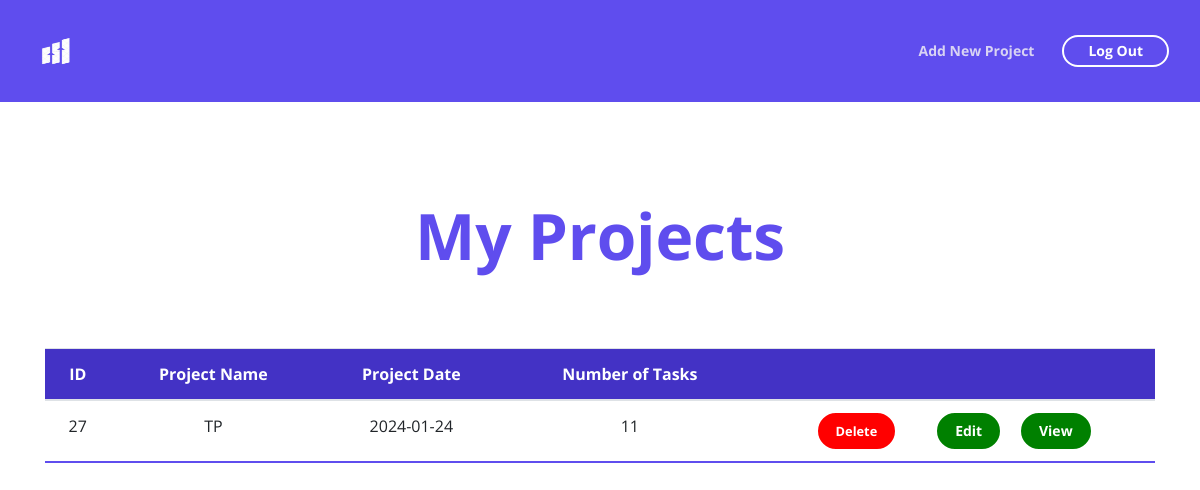
Page /mesProjects.php (signed in) on the earlier database version.
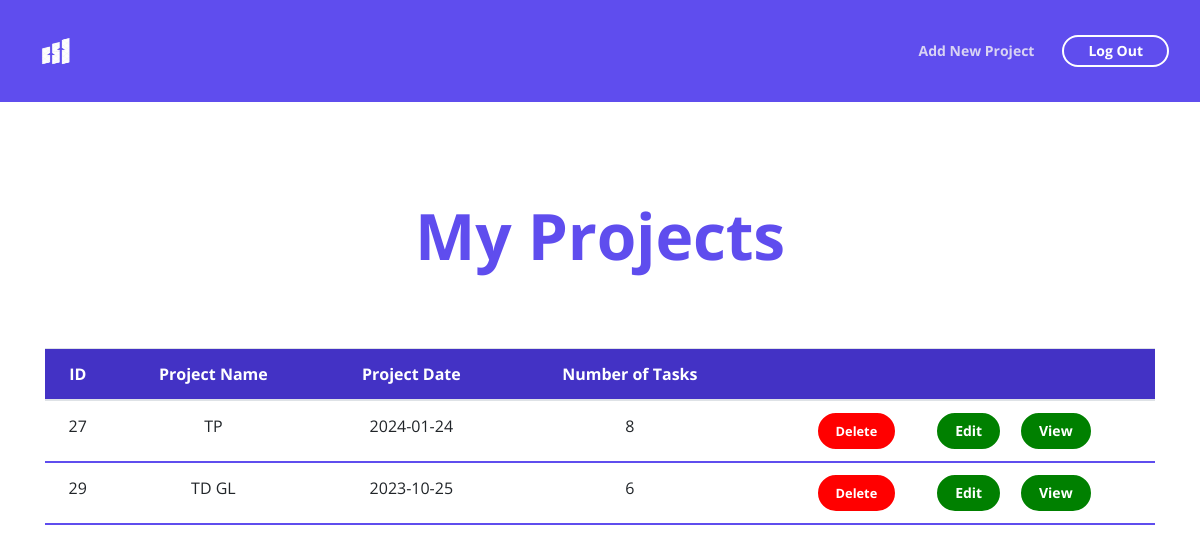
Same page on the later database version.
### tables this page shows
CREATE TABLE `projet` (
  `Id_projet` int(10) NOT NULL,
  `Id_u` int(10) NOT NULL,
  `Nom_projet` varchar(40) NOT NULL,
  `Date_dp` date NOT NULL,
  `Nbr_taches` int(4) NOT NULL
);

### mesProjects.php (the view, shortened to what this page needs)
<?php
include 'db.php';
$userId = $_SESSION['user'];
$sql = "SELECT projet.id_projet, projet.Nom_projet, projet.Date_dp, projet.Nbr_taches
        FROM projet
        JOIN user ON user.id_u = projet.id_u
        WHERE user.id_u = ?";
$stmt = $conn->prepare($sql);
$stmt->bind_param("i", $userId);
$stmt->execute();
$result = $stmt->get_result();
?>
<!DOCTYPE html>
<html lang="en">
<head>
    <link href="css/bootstrap.css" rel="stylesheet">
    <link href="css/fontawesome-all.css" rel="stylesheet">
    <link href="css/swiper.css" rel="stylesheet">
	<link href="css/magnific-popup.css" rel="stylesheet">
	<link href="css/styles.css" rel="stylesheet">
</head>
<body data-spy="scroll" data-target=".fixed-top">
    <nav class="navbar navbar-expand-lg navbar-dark navbar-custom fixed-top" style="background-color: #5f4dee;" >
        <div class="container">
            <a class="navbar-brand logo-image" href="index.php"><img src="images/Chat_Maker_logo (1).png" alt="alternative"></a>
            <div class="collapse navbar-collapse" id="navbarsExampleDefault">
                <ul class="navbar-nav ml-auto">
                    <li class="nav-item">
                    <a class="nav-link page-scroll popup-with-move-anim" id="createNewProjectBtn" href="#details-lightbox-2">Add New Project</a>
                </li>
                </ul>
                <span class="nav-item">
                    <a class="btn-outline-sm " href="logout.php">Log Out</a>
                </span>
            </div>
        </div>
    </nav>
    <header id="header" class="ex-2-header"  style="background-color: #ffff;"  >
        <h1 style="color: #5f4dee; font-size: 4rem; margin-top: 5%; " >My Projects</h1>
        <div class="container" style="margin-top: 5%;" >
            <div class="row">
                <div class="col-lg-12">
<?php  if ($result->num_rows > 0) { ?>
    <table class="table">
        <thead>
            <tr>
                <th>ID</th>
                <th>Project Name</th>
                <th>Project Date</th>
                <th>Number of Tasks</th>
                <th> </th>
            </tr>
        </thead>
        <tbody>
        <?php
while ($row = $result->fetch_assoc()) {
    echo '<tr>
            <td>' . $row['id_projet'] . '</td>
            <td>' . $row['Nom_projet'] . '</td>
            <td>' . $row['Date_dp'] . '</td>
            <td>' . $row['Nbr_taches'] . '</td>
            <td>
                <a class="btn-solid-lg dlt" href="deleteProject.php?id=' . $row['id_projet'] . '">Delete</a>
                <a class="btn-solid-lg edt" href="projectDetails.php?id=' . $row['id_projet'] . '">Edit</a>
                &nbsp;&nbsp;&nbsp;
                <a class="btn-solid-lg edt" href="PERT.php?id='. $row['id_projet'] . '">View</a>
                </td>
          </tr>';
}
?>
        </tbody>
    </table>
<?php } else {
    echo "0 results";
}
?>
                </div>
            </div>
        </div>
    </header>
</body>
</html>

Differences in the rows shown:
changed projet "TP": Nbr_taches "11" → "8"
added projet: Id_projet "29", Nom_projet "TD GL", Date_dp "2023-10-25", Nbr_taches "6"
